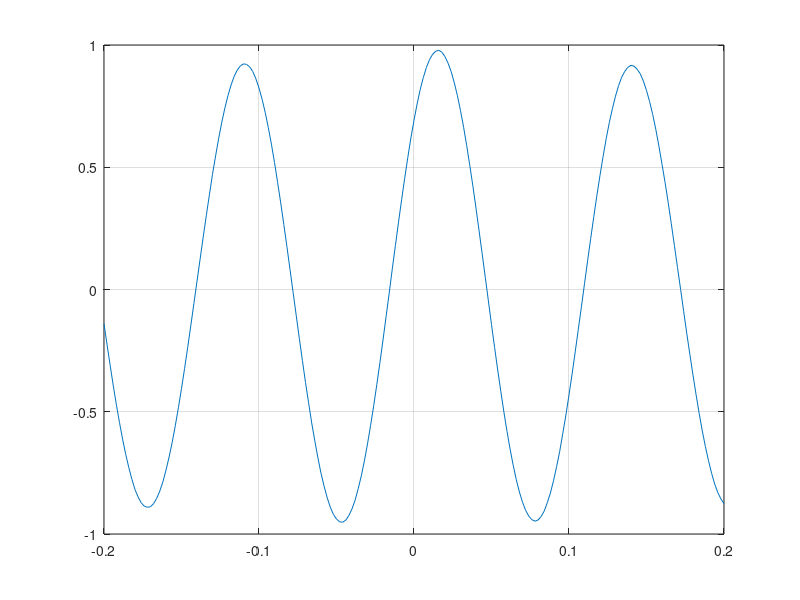
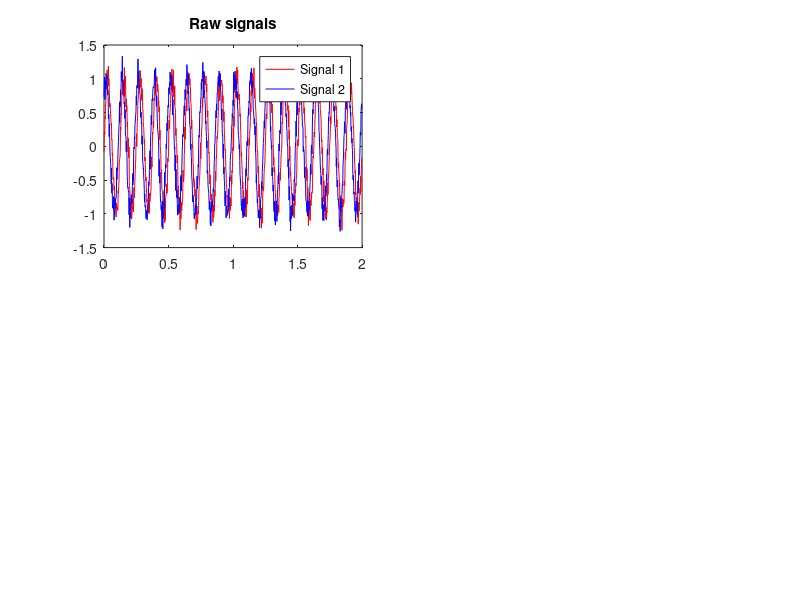

These charts were generated, in order, by the following MATLAB code: (Note: this script raises an error after producing the figures.)
fs = 500;
dt = 1 ./ fs;
time_lim = [0, 2];
time = time_lim(1):dt:time_lim(2)-dt;

freq1 = 8;
data1 = sin(2*pi*freq1*time)+0.1*randn(size(time));

[auto, lag] = xcorr(data1, 100, 'coeff');
lag = lag .* (1/fs);
plot(lag, auto); grid on;

freq2 = 8;
data2 = sin(2*pi*freq2*time+pi/4) + 0.1*randn(size(time));

[cross, lag] = xcorr(data1, data2, 100, 'coeff');
lag = lag .* (1./fs);
plot(lag, cross); grid on;

figure;
subplot(221);
plot(time, data1, 'r', time, data2, 'b');
legend({'Signal 1', 'Signal 2'});
title('Raw signals');

[power_freq1, norm_freq] = pwelch(data1, hanning(250), 125, length(data1), fs);
[power_freq2, norm_freq] = pwelch(data2, hanning(250), 125, length(data1), fs);
subplot(222);
plot(norm_freq, abs(power_freq1),'r', norm_freq, abs(power_freq2), 'b');
xlim([0, 100]);
xlabel('Frequency (Hz)');
ylabel('Power');
title('Cross-spectrum');

[power_both, norm_freq] = cpsd(data1, data2, hanning(250), 125, length(data1), fs);
subplot(223);
plot(norm_freq, abs(power_both));
xlim([0,100]);
xlabel('Frequency (Hz)');
ylabel('Power');
title('Cross-spectrum');

[cross_freq, lag] = xcorr(data1, data2, 100, 'coeff');
lag = lag .*(1/fs);
subplot(224);
plot(lag, cross_freq); grid on;
xlabel('Time lag (s)');
ylabel('Correlation ({\itr})');
title('Xcorr')


%% Properties of the coherence measure
freq = 0.5;
freq2 = 8;
modulation = 4;
window = 250;

subplot(421);
signal2 = data2;
plot(time, signal2, time, data1);
title('Signal 1 = constant phase');

subplot(422);
signal3 = sin(2*pi*freq2*time + modulation .* sin(2*pi*freq*time - pi/2)) + 0.1*randn(size(time));
plot(time, signal3, time, data1);
title('Signal 2 - varying phase');

subplot(423);
[power2, norm_freq] = pwelch(signal2, hanning(window), window/2, length(data2),fs);
plot(norm_freq, abs(power2));
title('PSD signal2');

subplot(424);
[power3, norm_freq] = pwelch(signal3, hanning(window), window/2, length(data2),fs);
plot(norm_freq, abs(power3));
title('PSD signal3');

subplot(425);
[coherence1, norm_freq] = mscohere(data1, signal2, hanning(window), window/2, length(data1), fs);
plot(norm_freq, coherence1);
title('Coherence signal2');
xlabel('Frequency (Hz)');

subplot(426);
[coherence2, norm_freq] = mscohere(data1, signal3, hanning(window), window/2, length(data1), fs);
plot(norm_freq, coherence2);
title('Coherence signal3');
xlabel('Frequency (Hz)');

[auto1, lag] = xcorr(data1, signal2, 100, 'coeff');
lag = lag .* (1/fs);
subplot(427);
plot(lag, auto1); grid on;
xlabel('Time lag (s)');
ylabel('Correlation ({\itr})')
title('Xcorr signal2');

[auto2, lag] = xcorr(data1, signal3, 100, 'coeff');
lag = lag .* (1/fs);
subplot(428);
plot(lag, auto2); grid on;
xlabel('Time lag (s)');
ylabel('Correlation ({\itr})')
title('Xcorr signal2');


%% another example.

window = 50;
fs = 500;
dt = 1./fs;
time_lim = [0, 2];
time = time_lim(1):dt:time_lim(2)-dt;
freq1 = 40;
freq2 = 40;

mod1 = square(2*pi*4*time, 20);
mod1(mod1 < 0) = 0;

mod2 = square(2*pi*4*time+pi, 20);
mod2(mod2 < 0) = 0;

data1 = sin(2*pi*freq1*time);
data1 = data1 .* mod1 + 0.01*randn(size(time));

data2 = sin(2*pi*freq2*time);
data2 = data2 .* mod2 + 0.01*randn(size(time));

subplot(221);
plot(time, data1, 'r', time, data2, 'b');
legend({'Signal 1', 'Signal 2'});
title('Raw signals');

[power1, norm_freq] = pwelch(data1, hanning(window), window/2, length(data1), fs);
[power2, norm_freq] = pwelch(data2, hanning(window), window/2, length(data2), fs);
subplot(222);
plot(norm_freq, abs(power1), 'r', norm_freq, abs(power2), 'b');
title('PSD');

subplot(223);
[coherence, norm_freq] = mscohere(data1, data2, hanning(window), window/2, length(data1), fs);
plot(norm_freq);
title('Coherence');
xlabel('Frequency (Hz)');

[cross, lag] = xcorr(data1, data2, 100, 'coeff');
lag = lag .* (1/fs);
subplot(224);
plot(lag, cross); grid on;
xlabel('Time lag (s)');
ylabel('Correlation ({\itr})');
title('Xcorr');


%% real data application
cd('C:\Users\Emily\Desktop\R016-2012-10-03_promoted');
LoadExpKeys;

cfg = [];
cfg.fc = cat(2, ExpKeys.goodGamma(1:2), ExpKeys.goodTheta(1));
cfg.label = {'vStr1', 'vStr2', 'HC'};
csc = LoadCSC(cfg);

csc = restrict(csc, ExpKeys.TimeOnTrack(1), ExpKeys.TimeOffTrack(2));

%% cont'd
fs = csc.cfg.hdr{1}.SamplingFrequency;
window = 2048;

num_samples = length(csc.label);

for sample = 1:num_samples
    [power{sample}, norm_freq{sample}] = pwelch(getd(csc, csc.label{sample}), hanning(window), window/2, 2*window, fs);
    for sample2 = sample+1:num_samples
        [cohere{sample, sample2}, norm_freqc{sample}] = mscohere(getd(csc, csc.label{sample}), getd(csc, csc.label{sample2}), hanning(window), window/2, 2*window, fs);
    end
end

subplot(121);
colors = 'kgm';
for sample = 1:num_samples
    h(sample) = plot(norm_freq{sample}, 10*log10(power{sample}), colors(sample), 'LineWidth', 2);
    hold on;
end
set(gca, 'XLim', [0, 150], 'XTick', 0:25:150, 'FontSize', 12); grid on;
legend(h, csc.label, 'Location', 'Northeast');
legend boxoff;
xlabel('Frequenct (Hz)');
ylabel('Power (dB)');

subplot(122); clear h;
h(1) = plot(norm_freqc{1}, cohere{1,2}, 'LineWidth', 2); 
hold on;
h(2) = plot(norm_freqc{1}, cohere{1,3}, 'LineWidth', 2);
set(gca,'XLim', [0,150], 'XTick', 0:25:150, 'FontSize', 12);
grid on;
legend(h, {'cStr1-vStr2', 'vStr1-HC'}, 'Location', 'Northeast');
legend boxoff;
xlabel('Frequency (Hz)');
ylabel('Coherence');

%% Directly from Module 11
cd('C:\Users\Emily\Desktop\R016-2012-10-03_promoted'); 
LoadExpKeys;
 
cfg.fc = cat(2,ExpKeys.goodGamma(1:2),ExpKeys.goodTheta(1));
data = ft_read_neuralynx_interp(cfg.fc);
data.label = {'vStr1','vStr2','HC'};
%% trialify (directly from Module 11)
data.hdr.Fs = data.fsample;
 
cfg = [];
cfg.trialfun = 'ft_trialfun_lineartracktone2';
cfg.trialdef.hdr = data.hdr;
cfg.trialdef.pre = 2.5; cfg.trialdef.post = 5; % define time window of interest
 
cfg.trialdef.eventtype = 'nosepoke'; % could be 'nosepoke', 'reward', 'cue'; this and what follows are all task-specific
cfg.trialdef.location = 'both'; % could be 'left', 'right', 'both'
cfg.trialdef.block = 'both'; % could be 'value', 'risk', 'both'
cfg.trialdef.cue = {'c1','c3','c5'}; % cell array with choice of elements {'c1','c3','c5','lo','hi'} (1, 3, 5 pellets; low and high risk)
 
[trl, event] = ft_trialfun_lineartracktone2(cfg);
cfg.trl = trl;
 
data_trl = ft_redefinetrial(cfg,data);

cfg              = [];
cfg.output       = 'powandcsd';
cfg.method       = 'mtmconvol';
cfg.taper        = 'hanning';
cfg.foi          = 1:1:100; % frequencies to use
cfg.t_ftimwin    = 20./cfg.foi;  % frequency-dependent, 20 cycles per time window
cfg.keeptrials   = 'yes';
cfg.channel      = {'vStr1', 'vStr2', 'HC1'};
cfg.channelcmb   = {'vStr2', 'HC1'; 'vStr2', 'vStr1'}; % channel pairs to compute csd for

cfg.toi          = -2:0.05:0; % pre-nosepoke baseline (time 0 is time of nosepoke)

TFR_pre = ft_freqanalysis(cfg, data_trl);



cfg            = [];
cfg.method     = 'coh'; % compute coherence; other measures of connectivity are also available
fd             = ft_connectivityanalysis(cfg,TFR_pre);


figure;
cols = 'rgb';
for iCmb = 1:size(fd.labelcmb,1)
    lbl{iCmb} = cat(2,fd.labelcmb{iCmb,1},'-',fd.labelcmb{iCmb,2});
 
    temp = nanmean(sq(fd.cohspctrm(iCmb,:,:)),2);
    h(iCmb) = plot(fd.freq,temp,cols(iCmb));
    hold on;
end
legend(h,lbl);


%% time-frequency coherence analysis (directly from Mondule 11)
iC = 1; % which signal pair to plot
lbl = [fd.labelcmb{1,:}]; % get the label of this pair
imagesc(fd.time,fd.freq,sq(fd.cohspctrm(iC,:,:))); axis xy; colorbar
xlabel('time (s)'); ylabel('Frequency (Hz)'); title(lbl);